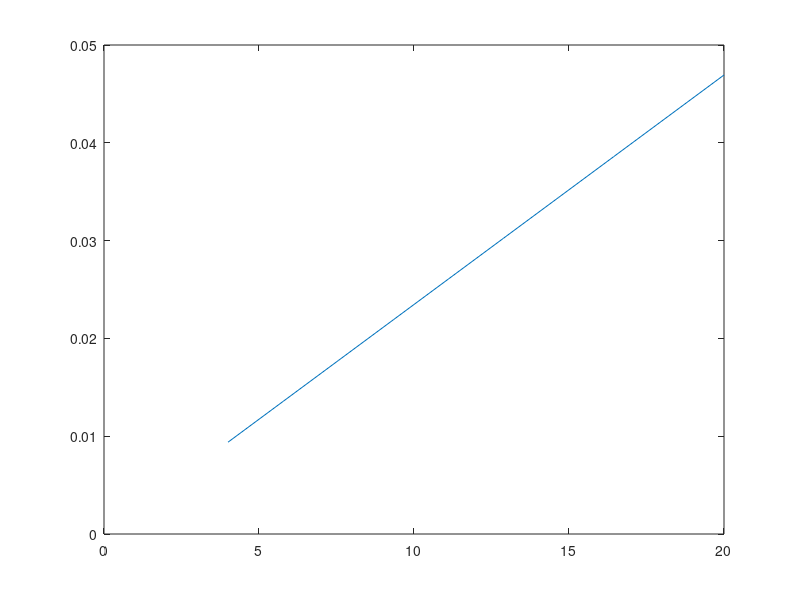

Source code (MATLAB):
% Thing3
clc
clear
close all;
format shortg

% Consts
Width = 4.8;
Min_dst = 4;                % m
Max_dst = 20;
Sensor = 0.011264;

distance = linspace(Min_dst, Max_dst, 10);
focal = distance*Sensor/Width;
plot(distance, focal)